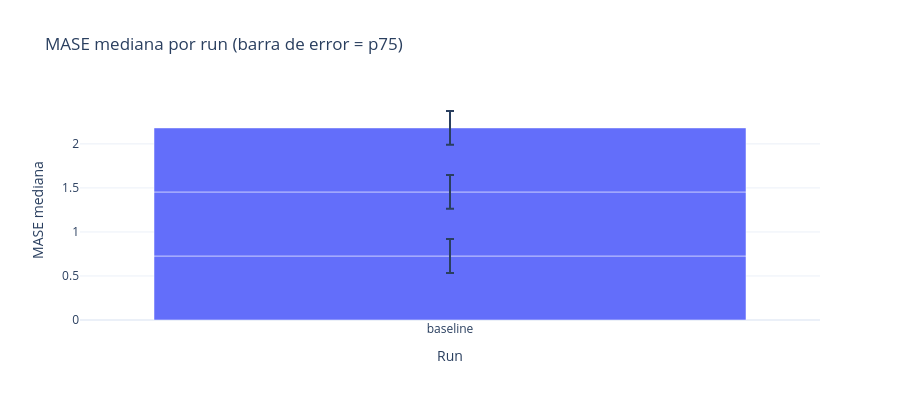

Notebook code cell kept with this figure:
### Code cell
# ── Ajustar con los IDs que quieras comparar ─────────────────────────────────
RUN_IDS = available["run_id"].tolist()[:4]  # últimos 4 runs por defecto

if len(RUN_IDS) >= 2:
    comp = comparator.compare_runs(RUN_IDS, base_dir=BASE_DIR, metric="mase")
    display(comp)

    fig = px.bar(
        comp,
        x="run_name",
        y="mase_median",
        error_y=comp["mase_p75"] - comp["mase_median"],
        color="run_name",
        title="MASE mediana por run (barra de error = p75)",
        labels={"mase_median": "MASE mediana", "run_name": "Run"},
        template="plotly_white",
    )
    fig.update_layout(height=400, showlegend=False)
    fig.show()
else:
    print("Se necesitan al menos 2 runs para comparar.")

### Figure 1 — Plotly figure (JSON) as saved in the notebook; plotly's stock layout.template omitted (floating-point values rounded to 4 significant figures)
{"data": [{"error_y": {"array": [0.192, 0.192, 0.192, NaN]}, "hovertemplate": "Run=%{x}<br>MASE mediana=%{y}<extra></extra>", "legendgroup": "baseline", "marker": {"color": "#636efa", "pattern": {"shape": ""}}, "name": "baseline", "orientation": "v", "showlegend": true, "textposition": "auto", "type": "bar", "x": ["baseline", "baseline", "baseline", "baseline"], "xaxis": "x", "y": [0.7271, 0.7271, 0.7271, NaN], "yaxis": "y"}], "layout": {"barmode": "relative", "height": 400, "legend": {"title": {"text": "Run"}, "tracegroupgap": 0}, "showlegend": false, "title": {"text": "MASE mediana por run (barra de error = p75)"}, "xaxis": {"anchor": "y", "categoryarray": ["baseline"], "categoryorder": "array", "domain": [0, 1], "title": {"text": "Run"}}, "yaxis": {"anchor": "x", "domain": [0, 1], "title": {"text": "MASE mediana"}}}}
